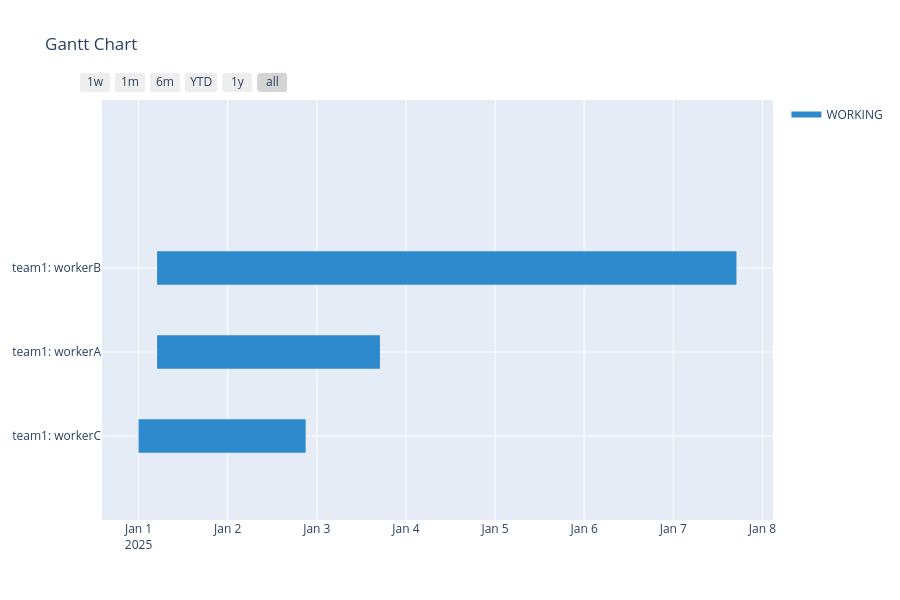

Notebook cell for this chart:
### Code cell
team.create_gantt_plotly(project.init_datetime, project.unit_timedelta).show()

### Figure 1 — Plotly figure (JSON) as saved in the notebook; plotly's stock layout.template omitted (floating-point values rounded to 4 significant figures)
{"data": [{"fill": "toself", "fillcolor": "rgb(46, 137, 205)", "hoverinfo": "name", "legendgroup": "rgb(46, 137, 205)", "mode": "none", "name": "WORKING", "type": "scatter", "x": ["2025-01-01 05:00:00", "2025-01-07 17:00:00", "2025-01-07 17:00:00", "2025-01-01 05:00:00", "2025-01-01 05:00:00", "2025-01-01 05:00:00", "2025-01-03 17:00:00", "2025-01-03 17:00:00", "2025-01-01 05:00:00", "2025-01-01 05:00:00", "2025-01-01 00:00:00", "2025-01-02 21:00:00", "2025-01-02 21:00:00", "2025-01-01 00:00:00"], "y": [1.8, 1.8, 2.2, 2.2, null, 0.8, 0.8, 1.2, 1.2, null, -0.2, -0.2, 0.2, 0.2]}, {"legendgroup": "rgb(46, 137, 205)", "marker": {"color": "rgb(46, 137, 205)", "opacity": 0, "size": 1}, "mode": "markers", "name": "", "showlegend": false, "text": [null, null, null, null, null, null], "type": "scatter", "x": ["2025-01-01 05:00:00", "2025-01-07 17:00:00", "2025-01-01 05:00:00", "2025-01-03 17:00:00", "2025-01-01 00:00:00", "2025-01-02 21:00:00"], "y": [2, 2, 1, 1, 0, 0]}], "layout": {"height": 600, "hovermode": "closest", "showlegend": true, "title": {"text": "Gantt Chart"}, "xaxis": {"rangeselector": {"buttons": [{"count": 7, "label": "1w", "step": "day", "stepmode": "backward"}, {"count": 1, "label": "1m", "step": "month", "stepmode": "backward"}, {"count": 6, "label": "6m", "step": "month", "stepmode": "backward"}, {"count": 1, "label": "YTD", "step": "year", "stepmode": "todate"}, {"count": 1, "label": "1y", "step": "year", "stepmode": "backward"}, {"step": "all"}]}, "showgrid": true, "type": "date", "zeroline": false}, "yaxis": {"autorange": false, "range": [-1, 4], "showgrid": true, "ticktext": ["team1: workerC", "team1: workerA", "team1: workerB"], "tickvals": [0, 1, 2], "zeroline": false}}}
